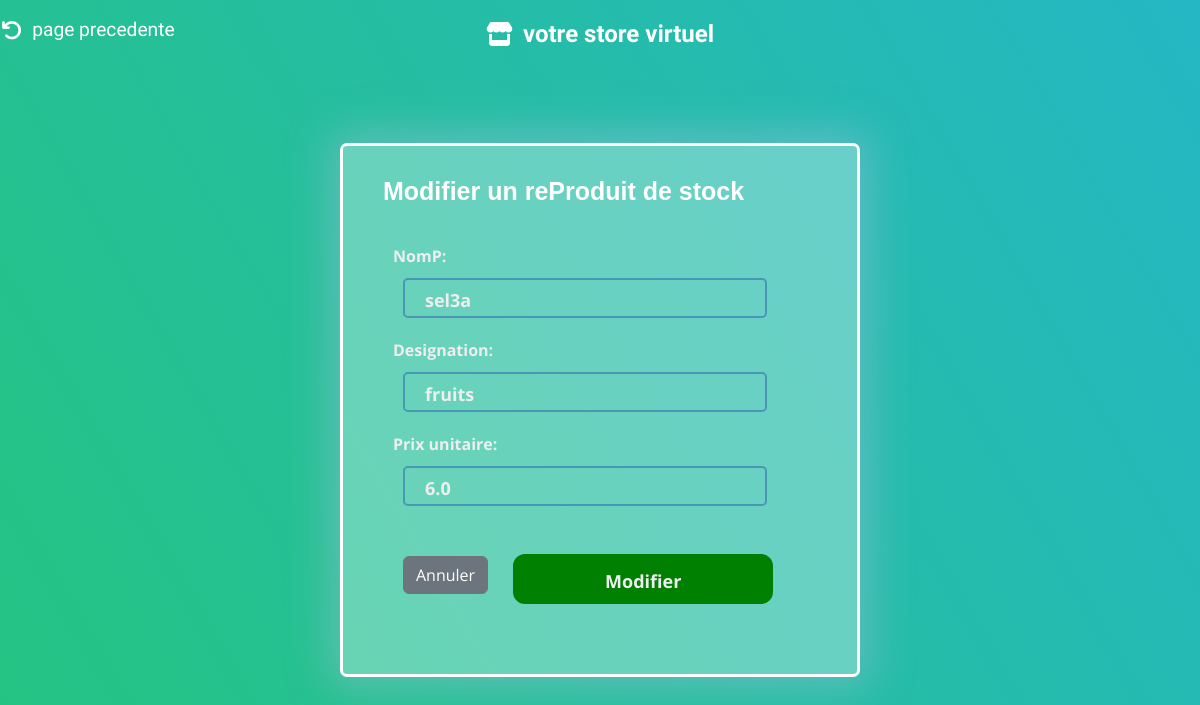
Page /2/modifier_reProduit/3/ on the committed database.
### magasinier/models.py (models this page shows, shortened)
class reProduit(models.Model):#cette classe contient stock des produit reproduit
    nomP = models.CharField(max_length=50, default = 'Produit')
    Centre = models.ForeignKey(Centre, on_delete=models.CASCADE, default=0)
    Produit_primaire = models.ForeignKey(Stock_centre_primaire,on_delete=models.CASCADE)
    qte_Produit_primaire=models.IntegerField(default=1)
    designation = models.CharField(max_length=100, null=True)
    qte_reProduit= models.IntegerField(default=1)
    prix_unitaire = models.FloatField(max_length=10, default=0)

### magasinier/views.py (the view)
# urls.py: path('<int:selected_center>/modifier_reProduit/<int:reproduit_id>/', views.modifier_reproduit, name='modifier_reProduit'),
def modifier_reproduit(request,selected_center, reproduit_id):
    reproduit = reProduit.objects.get(id=reproduit_id)
    mssg=""
    if request.method == 'POST':
        form = reProduitForm(request.POST, instance=reproduit,selected_center=selected_center)
        form.fields.pop('qte_reProduit')
        form.fields.pop('Centre')
        form.fields.pop('Produit_primaire')
        form.fields.pop('qte_Produit_primaire')
        if form.is_valid():
            reproduit = form.save(commit=False)
            reproduit.save()
            return redirect('afficher_stock_centre',selected_center)
    else:
        mssg=""
        form = reProduitForm(instance=reproduit,selected_center=selected_center)
        form.fields.pop('Centre')
        form.fields.pop('Produit_primaire')
        form.fields.pop('qte_Produit_primaire')
        form.fields.pop('qte_reProduit')
    return render(request, 'modifier_reProduit.html', {"form": form,'selected_center': selected_center, "reproduit_id": reproduit_id,"message": mssg})

### magasinier/forms.py
class reProduitForm(forms.ModelForm):
    class Meta:
        model = reProduit
        fields = '__all__'
    def __init__(self, *args, **kwargs):
        selected_center = kwargs.pop('selected_center', None)
        super().__init__(*args, **kwargs)
        if selected_center:
            self.fields['Centre'].queryset = Centre.objects.filter(id=selected_center)
        else:
            self.fields['Centre'].queryset = Centre.objects.none()
        if selected_center:
            self.fields['Produit_primaire'].queryset = Stock_centre_primaire.objects.filter(Centre__id=selected_center)
        else:
            self.fields['Produit_primaire'].queryset = Stock_centre_primaire.objects.none()

### magasinier/templates/modifier_reProduit.html (shortened to what this page needs)
<!DOCTYPE html>
<html lang="en">
    {% load static %}
<head>
    <link rel="stylesheet" type="text/css" href="{% static 'css/bootstrap.min.css' %}">
    <link rel="stylesheet" type="text/css" href="{% static 'css/form.css' %}">
    <link href="{% static 'fontawesomefree/css/all.min.css' %}" rel="stylesheet" type="text/css">
</head>
<body class="p-3" style=" background: linear-gradient(60deg,  #25c481, #25b7c4);">
    <a href="{% url 'afficher_stock_centre' selected_center=selected_center %}" style="all: unset"><div class="logo"  onmouseover="document.querySelector('.fa-arrow-rotate-left').style.color='rgba(255, 255, 255, 0.39)';
        this.style.color='rgba(255, 255, 255, 0.39)';"onmouseout="document.querySelector('.fa-arrow-rotate-left').style.color='rgb(255, 255, 255)';
        this.style.color='rgb(255, 255, 255)'; " style=" position: absolute;
            top: 0;
            left: 0;
            cursor: pointer;
            text-wrap: nowrap;
            display: flex;
            align-items: center;
            justify-content: center;
            padding: 6px;
            font-family: 'Bubblegum Sans', sans-serif;
            color: rgb(255, 255, 255);
            font-size: 1.2rem;
            background-color: transparent;
            border-radius: 30px;
            transition: 0.2s;
            font-weight: 100;
            margin-left: 28px;
            width: 10%;
            margin-top: 10px;"><i class="fa-solid fa-arrow-rotate-left" style="font-size: 1.3rem;color: white; margin-right: 10px;"></i>page precedente</div></a>
    <a href="{% url 'gestion_responsable' selected_center=selected_center %}" style="all: unset" class="title"><div class="logo"  onmouseover="this.style.backgroundColor='rgba(255, 255, 255, 0.39)';"onmouseout="this.style.backgroundColor='transparent'; " style=" position: absolute;
        top: 0;
        left: 50%;
        transform: translateX(-50%);
        cursor: pointer;
        text-wrap: nowrap;
        display: flex;
        align-items: center;
        justify-content: center;
        padding: 6px;
        font-family: 'Bubblegum Sans', sans-serif;
        color: rgb(255, 255, 255);
        font-size: 1.5rem;
        background-color: transparent;
        border-radius: 30px;
        transition: 0.8s;
        width: 20%;
        margin-top: 10px;"><i class="fa-solid fa-store" style="font-size: 1.5rem;color: white;
        margin-right: 10px;"></i>votre store virtuel</div></a>
    <div class="container">
    <h4>Modifier un reProduit de stock</h4>
<form method="POST">
{{ form.as_p}}
<a href="  {% url 'afficher_stock_centre' selected_center=selected_center %}" class="btn btn-secondary" style="position: relative; top: 30px; left: 20px;">Annuler</a>
<input type="submit" value="Modifier" class="submit" style="
    background-color: green;
    border-radius: 12px;
    border: 2px solid green;
    box-sizing: border-box;
    color: #eee;
    cursor: pointer;
    font-size: 18px;
    height: 50px;
    margin-left: 130px;
    position: relative; bottom: 20px;
    outline: 0;
    text-align: center;
    width: 60%;
    transition: background-color 0.3s ease, color 0.3s ease, border-color 0.3s ease;
  ">
</form>
</div>
</body>
</html>

### magasinier/static/css/form.css (style rules this page uses)
* { margin: 0; padding: 0; color: #303245; font-family: 'Open Sans', sans-serif; font-weight: bold; }
body { align-items: center; background: linear-gradient(60deg, rgba(84, 58, 183, 1) 0%, rgba(0, 172, 193, 1) 100%); display: flex; justify-content: center; min-height: 100vh; margin: 0; }
form { background-color: transparent; border-radius: 20px; box-sizing: border-box; padding: 20px; }
.title { color: rgb(45, 102, 144); font-family: sans-serif; font-size: 36px; font-weight: 600; margin-top: 30px; display: block; }
h4 { color: rgb(255, 255, 255); font-family: sans-serif; font-size: 25px; font-weight: 600; margin-top: 10px; margin-left: 20px; }
input, select { background-color: transparent; border: 2px rgba(63, 130, 179, 0.725) solid; border-radius: 5px; box-sizing: border-box; color: #eee; font-size: 18px; height: 40px; outline: 0; padding: 4px 20px 0; width: calc(100% - 50px); margin: 10px; transition: background-color 0.3s ease; }
label { color: #eee; }
.submit { background-color: green; border-radius: 12px; border: 2px solid green; box-sizing: border-box; color: #eee; cursor: pointer; font-size: 18px; height: 50px; margin: 10px; outline: 0; text-align: center; width: calc(100% - 80px); transition: background-color 0.3s ease, color 0.3s ease, border-color 0.3s ease; }
p { color: #303245; margin: 10px; }
.container { background-color: #ffffff4e; border: #fff 3px solid; padding: 20px; border-radius: 7px; width: 100%; max-width: 520px; margin: 50px auto; margin-top: 70px; -webkit-box-shadow: 0px 0px 43px 11px rgba(176, 196, 222, 0.4); -moz-box-shadow: 0px 0px 43px 11px rgba(176, 196, 222, 0.4); box-shadow: 0px 0px 43px 11px rgba(176, 196, 222, 0.4); }

### rows in the picture
reProduit: nomP "sel3a", designation "fruits", prix_unitaire "6.0"
